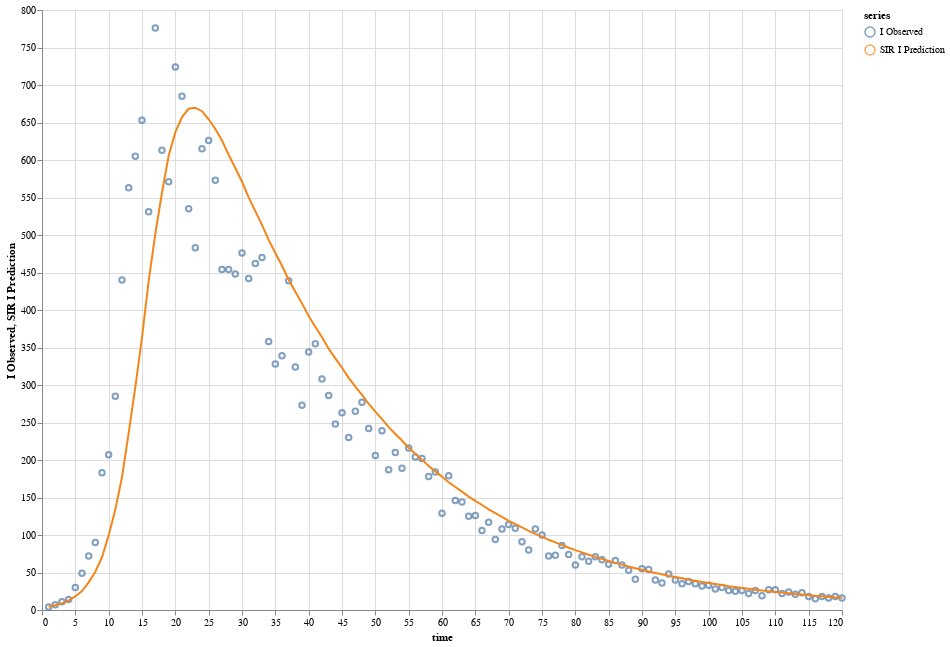

Notebook cell for this chart:
### Code cell
sir_I_series = series(value(sir_vals.I), "SIR I Prediction", {{ style = "Lines"}})
observed_I_series = series(value(observed.I),  "I Observed", {{ style = "points"}})
plot("SIR vs observed", [observed_I_series, sir_I_series], time(observed), "time")

### Figure 1 — Vega-Lite specification as saved in the notebook (floating-point values rounded to 4 significant figures; data arrays with more than 128 entries replaced by an {"elided": "..."} marker saying what was removed)
{"$schema": "https://vega.github.io/schema/vega-lite/v4.json", "data": {"values": {"elided": "240 records"}}, "description": "", "height": 600, "layer": [{"encoding": {"color": {"field": "series", "type": "nominal"}, "x": {"field": "time", "type": "quantitative"}, "y": {"field": "I Observed", "type": "quantitative"}}, "mark": "point"}, {"encoding": {"color": {"field": "series", "type": "nominal"}, "x": {"field": "time", "type": "quantitative"}, "y": {"field": "SIR I Prediction", "type": "quantitative"}}, "mark": "line"}], "width": 800}
